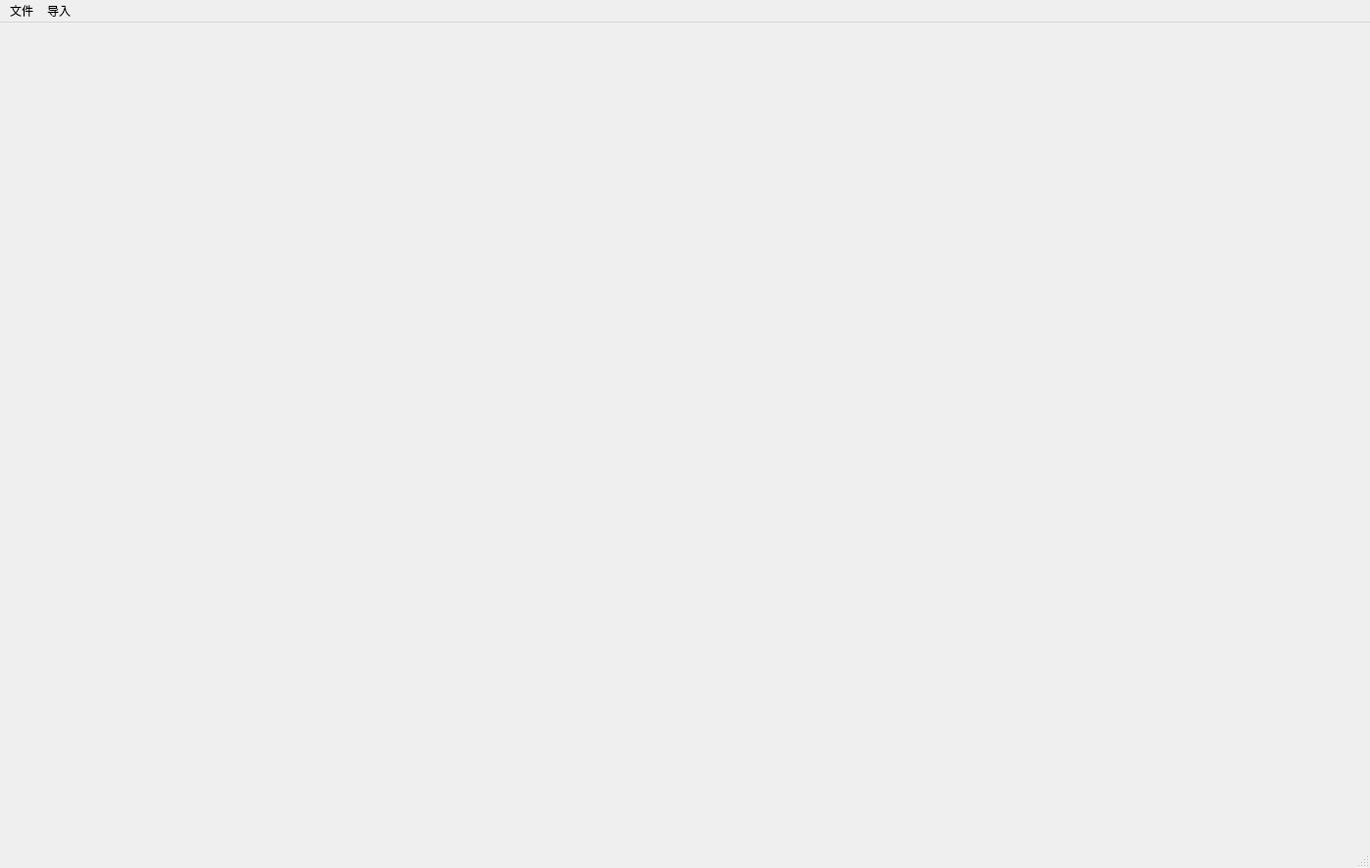
<?xml version="1.0" encoding="UTF-8"?>
<ui version="4.0">
 <class>MainWindow</class>
 <widget class="QMainWindow" name="MainWindow">
  <property name="geometry">
   <rect>
    <x>0</x>
    <y>0</y>
    <width>1395</width>
    <height>884</height>
   </rect>
  </property>
  <property name="windowTitle">
   <string>MainWindow</string>
  </property>
  <widget class="QWidget" name="centralwidget"/>
  <widget class="QMenuBar" name="menubar">
   <property name="geometry">
    <rect>
     <x>0</x>
     <y>0</y>
     <width>1395</width>
     <height>26</height>
    </rect>
   </property>
   <widget class="QMenu" name="menu">
    <property name="title">
     <string>文件</string>
    </property>
    <addaction name="actionOpenPointCloud"/>
    <addaction name="actionRecentFiles"/>
    <addaction name="actionExit"/>
   </widget>
   <widget class="QMenu" name="menu_2">
    <property name="title">
     <string>导入</string>
    </property>
    <addaction name="import_video"/>
    <addaction name="import_images"/>
   </widget>
   <addaction name="menu"/>
   <addaction name="menu_2"/>
  </widget>
  <widget class="QStatusBar" name="statusbar"/>
  <action name="actionOpenPointCloud">
   <property name="text">
    <string>打开点云</string>
   </property>
  </action>
  <action name="actionRecentFiles">
   <property name="text">
    <string>最近文件</string>
   </property>
  </action>
  <action name="actionExit">
   <property name="text">
    <string>退出</string>
   </property>
   <property name="shortcut">
    <string>Esc</string>
   </property>
  </action>
  <action name="import_video">
   <property name="text">
    <string>导入视频</string>
   </property>
  </action>
  <action name="import_images">
   <property name="text">
    <string>导入图像文件夹</string>
   </property>
  </action>
 </widget>
 <resources/>
 <connections/>
</ui>
